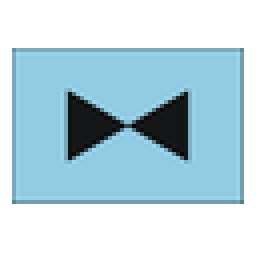
#> input picture data/symbology/sources/render/AEE_FA_Ground_Track_Unit_Combat_Aviatio_2.png, 64 x 64 px (shown 4 times larger)
$ python -i gen_symbology_markers.py   (imports and definitions only)
#> lines starting #> are read from the running program, lines starting #| are printed output that depends on the picture
#!/usr/bin/env python3
"""Generate the AEE symbology marker textures.

Every AEE map marker is a real CfgMarkers entry whose icon is a real .paa.
Where the engine's own NATO textures carry the symbol, the config references
them.  Where the engine set genuinely lacks a symbol (the whole unknown-
affiliation u_ family, and the engineer, signal, supply, subsurface and
waypoint glyphs) AEE renders its own texture here.

Each produced texture has two layers.

  * The frame.  AEE draws the affiliation frame from its own spec geometry in
    addons/symbology/functions/symbology/fnc_symbolFrame.sqf, so the frame stays
    inside the unit box and the dimension modifier is applied.

  * The inner glyph.  Where a matching public-domain APP-6 function glyph
    exists in addons/symbology/data/markers/src/, the generator rasterises it
    (rsvg-convert), drops the friendly frame rectangle that the source file
    carries, and composites the glyph onto the AEE frame.  Where no matching
    public-domain glyph exists, the generator draws AEE's own glyph geometry
    from fnc_symbolIcon.sqf.  The per-marker source is reported by --table.

The AEE kernels are evaluated through tools/tests/sqf_lite.py, so the texture
and the drawn symbol share one source of truth.  The frame is drawn in the
affiliation colour and the glyph in black, on a transparent background, so the
texture carries the colour and the engine tint is neutral.

Run:  python3 tools/gen_symbology_markers.py
      python3 tools/gen_symbology_markers.py --check
      python3 tools/gen_symbology_markers.py --table

The conversion is hemtt's: TGA with alpha -> DXT5 PAA (hemtt 1.22.0).  It is
byte-deterministic, so --check re-renders and compares.
"""

from __future__ import annotations

import json
import re
import shutil
import subprocess
import sys
import tempfile
from pathlib import Path
from typing import Any

ROOT = Path(__file__).parents[1]
SOURCE_JSON = ROOT / "data" / "symbology" / "symbology_tables.json"
MARKERS_OUT = ROOT / "addons" / "symbology" / "data" / "markers"
GLYPH_SRC = MARKERS_OUT / "src"
SYM = ROOT / "addons" / "symbology" / "functions" / "symbology"
FRAME_KERNEL = SYM / "fnc_symbolFrame.sqf"
ICON_KERNEL = SYM / "fnc_symbolIcon.sqf"

sys.path.insert(0, str(ROOT / "tools" / "tests"))
from sqf_lite import run_sqf  # noqa: E402

# The glyphs the engine ships per b_ / o_ / n_ family.  Read from the shipped
# config: Addons/ui_f.pbo config.cpp, the CfgMarkers NATO family block.
VANILLA_FAMILIES = ("b", "o", "n")
VANILLA_GLYPHS = frozenset(
    {
        "unknown",
        "inf",
        "motor_inf",
        "mech_inf",
        "armor",
        "recon",
        "air",
        "plane",
        "uav",
        "naval",
        "med",
        "art",
        "mortar",
        "hq",
        "support",
        "maint",
        "service",
        "installation",
        "antiair",
    }
)

FAMILY_AFFILIATION = {"b": "friend", "o": "hostile", "n": "neutral", "u": "unknown"}
SIZE = 64
STROKE = 3
# The glyph is black (APP-6).  The frame carries the affiliation colour, so the
# texture keeps its own colours and the engine tint stays neutral.
INK = (0, 0, 0, 255)
AFFIL_RGB = {
    "friend": (0, 0, 255),
    "hostile": (255, 0, 0),
    "neutral": (0, 175, 0),
    "unknown": (255, 255, 128),
}

# The AEE class category -> the public-domain APP-6 function glyph file under
# src/.  The match is by function.  A category that is absent here has no
# matching public-domain glyph, so the generator draws AEE's own geometry from
# fnc_symbolIcon.sqf and --table reports it.
PD_GLYPH = {
    "armour": "APP-6 Armored.svg",
    "motorised": "APP-6 Infantry Motorised.svg",
    "artillery": "APP-6 Artillery.svg",
    "engineer": "APP-6 Engineer.svg",
    "signal": "APP-6 Signals.svg",
    "medical": "APP-6 Medical.svg",
    "supply": "APP-6 Combat Supply.svg",
    "support": "APP-6 Combat Service Support.svg",
    "recon": "APP-6 Reconnaissance.svg",
    "air_defence": "APP-6 Air Defence.svg",
    "rotary": "APP-6 Army Aviation.svg",
    "uav": "APP-6 Unmanned Air Recon.svg",
    "sea_surface": "APP-6 Navy.svg",
}

# The inner glyph box in the unit box.  The frame kernel stays inside [-1, 1];
# this box keeps the glyph clear of every affiliation frame.
INNER = 0.55

# The source art strokes its paths at 3 units on a 170-unit canvas.  Once the
# glyph is scaled into the 64 px marker that is about 0.6 px, which is too thin
# next to the 3 px AEE frame.  The generator multiplies each source stroke width
# by this factor so the glyph line weight matches the frame.  The glyph geometry
# is unchanged.  Only the line weight is scaled.
GLYPH_STROKE_SCALE = 3.0


def load_source() -> dict[str, Any]:
    return json.loads(SOURCE_JSON.read_text(encoding="utf-8"))


# [11 lines left out: function produced_set, not called in this run]


def _px(x: float, y: float) -> tuple[float, float]:
    return ((x + 1.0) * 0.5 * (SIZE - 1), (1.0 - y) * 0.5 * (SIZE - 1))


# [127 lines left out: functions _inner_box, _stroke_polyline, _rasterise_glyph, _composite_pd_glyph, _draw_aee_glyph, render and 1 more, not called in this run]


def build(source: dict[str, Any], out_dir: Path) -> list[Path]:
    written: list[Path] = []
    out_dir.mkdir(parents=True, exist_ok=True)
    with tempfile.TemporaryDirectory() as tmp:
        tmp_dir = Path(tmp)
        for family, glyph, affiliation, category in produced_set(source):
            name = f"AEE_{family}_{glyph}"
            tga = tmp_dir / f"{name}.tga"
            render(affiliation, _dimension(source, category), category, tga)
            paa = out_dir / f"{name}.paa"
            convert(tga, paa)
            written.append(paa)
    return written


# [68 lines left out: functions _dimension, source_table, check, main, not called in this run]


# [2 lines not run here, left out]

>>> import cv2
>>> picture = cv2.imread('../data/symbology/sources/render/AEE_FA_Ground_Track_Unit_Combat_Aviatio_2.png', cv2.IMREAD_GRAYSCALE)
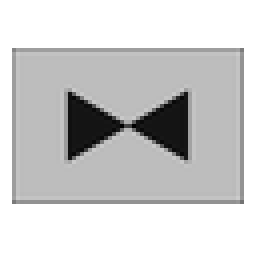
#> picture: shape (64, 64) (shown 4 times larger); min 0, max 255, mean 205.6
>>> result = build(picture, 'out.png')
#> (the run stopped early here; a loop or call above may not have finished)
